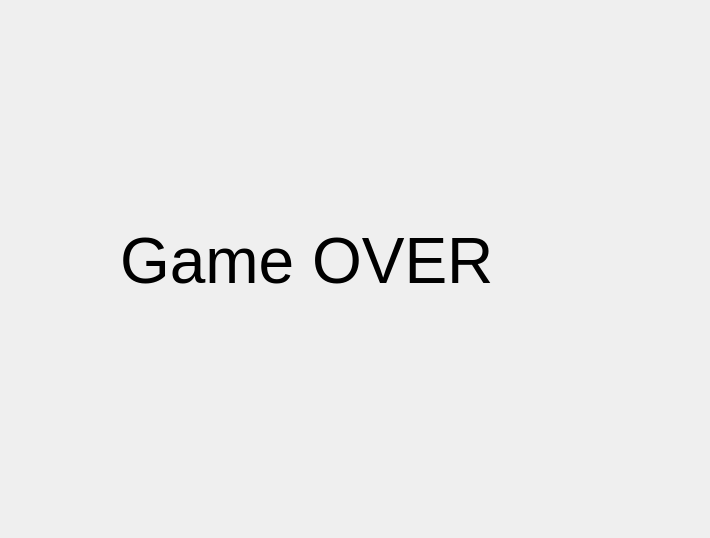
<?xml version="1.0" encoding="UTF-8"?>
<ui version="4.0">
 <class>game_over</class>
 <widget class="QDialog" name="game_over">
  <property name="geometry">
   <rect>
    <x>0</x>
    <y>0</y>
    <width>710</width>
    <height>538</height>
   </rect>
  </property>
  <property name="windowTitle">
   <string>Dialog</string>
  </property>
  <widget class="QLabel" name="label">
   <property name="geometry">
    <rect>
     <x>120</x>
     <y>120</y>
     <width>821</width>
     <height>281</height>
    </rect>
   </property>
   <property name="font">
    <font>
     <pointsize>48</pointsize>
    </font>
   </property>
   <property name="text">
    <string>Game OVER</string>
   </property>
  </widget>
 </widget>
 <resources/>
 <connections/>
</ui>
